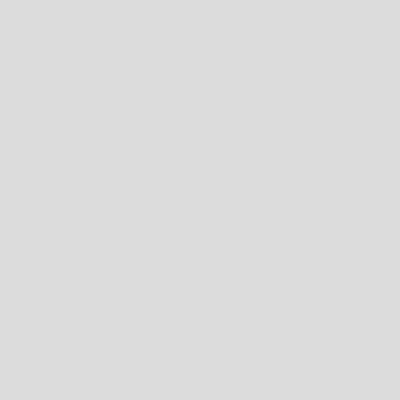
Frame 1 (no input)
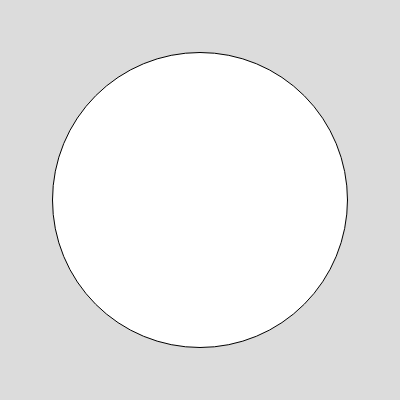
Frame 60 (no input)
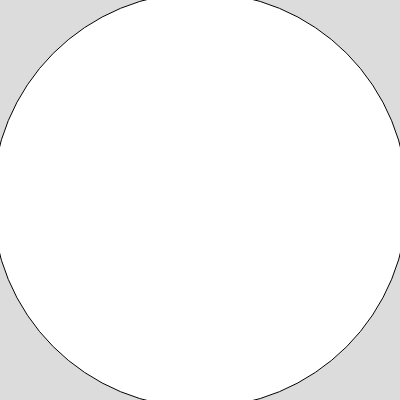
Frame 120 (the mouse pressed at the canvas centre since frame 60)

The p5.js sketch that drew these frames (run headless with seeded random() and noise() and a simulated clock; from frame 60 on, the mouse is pressed at the canvas centre):

// p5.js sketch
// ── sketch.js
var t = 0
var m = 1
function setup() {
  createCanvas(400, 400);
}

function draw() {
  background(220);
  
  circle(200,200,t)
  
  t = t + m*5
  
  if (t > 500 && m == 1) {
    m = -1 
  } else if (t < 0){
    m = 1 
  }
}
// ── about_me.html
<!DOCTYPE html>
<html lang="en">
<head>
    <link rel="stylesheet" href="styles.css">
    <title>
        Hello! This page is under construction!
    </title>
</head>
    <body>
        <div>
            <ul>
                <a href="index.html">Home</a> </p>
                <a href="about_me.html">About me!</a> </p>
                <a href="physics.html">Physics</a></p>
                <a href="mathematics.html">Mathematics</a></p>
            </ul>
        </div>
        <p>This page will in the future contain some information about Arthur Pasqualotto. </br>
        For now you can know already some things:</p>
            <ul>
                <li>He has a bachelor's degree in Physics, from UFSM;</li>
                <li>He has a Master's degree in Physics, also from UFSM;</li>
                <li>He's currently working as a Python programmer.</li>
            </ul>
        <img src="https://arthurto.github.io/images/arthur.jpeg" alt="Arthur" width="320" height="290">
    </body>
</html>

// ── mathematics.html
<!DOCTYPE html>
<html lang="en">
<head>
    <link rel="stylesheet" href="styles.css">
    <title>
        Hello! This page is under construction!
    </title>
</head>
    <body>
        <div>
            <ul>
                <a href="index.html">Home</a> </p>
                <a href="about_me.html">About me!</a> </p>
                <a href="physics.html">Physics</a></p>
                <a href="mathematics.html">Mathematics</a></p>
            </ul>
        </div>
        <p>This page will in the future contain some information about Arthur Pasqualotto.</p>
    </body>
</html>

// ── physics.html
<!DOCTYPE html>
<html lang="en">
<head>
    <meta charset="utf-8">
    <link href="styles.css" rel="stylesheet">
    <title>
        Hello! This page is under construction!
    </title>
</head>
<body>
    <div class="sidebar">
        <ul>
            <a href="index.html">Home</a> </p>
            <a href="about_me.html">About me!</a> </p>
            <a href="physics.html">Physics</a></p>
            <a href="mathematics.html">Mathematics</a></p>
        </ul>
    </div>
    <div class="content">

    </div>
</body>
</html>


// ── sidebar.html
<!DOCTYPE html>
<html>
<head>
    <link rel="stylesheet" href="styles.css">
    <title>Your Page Title</title>
</head>
<body>
    <div class="sidebar">
        <ul>
            <li><a href="index.html" class="active">Home</a></li> <!-- Assuming this is the active page -->
            <li><a href="about_me.html">About Me</a></li>
            <li><a href="physics.html">Physics</a></li>
            <li><a href="mathematics.html">Mathematics</a></li>
            <!-- <li><a href="animation.html">Animation</a></li> -->
        </ul>
    </div>

    <!-- Rest of your page content goes here -->

</body>
</html>
// ── styles.css
/* General Body Styles */
body {
  background-color: #333; /* Dark grey background */
  color: white; /* White text for contrast */
  font-family: Arial, sans-serif; /* Simple, clean font */
}

/* Container */
.container {
  width: 80%;
  margin: 0 auto;
  background-color: #444; /* Slightly lighter grey for containers */
  padding: 20px;
  border-radius: 5px;
  box-shadow: 0 0 10px rgba(0, 0, 0, 0.5); /* Subtle shadow for depth */
}

.centered-content {
  display: flex;
  flex-direction: column; /* Stack children vertically */
  justify-content: center; /* Center vertically */
  align-items: center; /* Center horizontally */
  height: 30vh; /* Optional: You can set a height */
  text-align: center; /* Center text for inline or inline-block elements */
}

/* Header */
header {
  text-align: center;
  margin-bottom: 20px;
}

/* Sections */
section {
  margin-bottom: 20px;
}

/* Links */
a {
  color: #4CAF50; /* Bright color for links */
  text-decoration: none;
}

a:hover {
  text-decoration: underline;
}

/* Profile Picture */
.profile-pic {
  border-radius: 50%; /* Circular image */
  width: 150px; /* Adjust width as needed */
  margin-top: 20px; /* Space above the image */
  border: 3px solid #16c049; /* Solid white border, 3px thick */
}

/* Custom Styles for Mathematics Theme */
/* Add any specific styles that relate to the mathematics theme here */

/* styles.css */

/* Style for the sidebar container */
/* Style for the sidebar container */
.sidebar {
  width: 200px;  /* Set the width of the sidebar */
  display: flex; /* Establishes a flex container */
  flex-direction: column; /* Aligns children vertically */
  align-items: center; /* Centers flex items on the cross axis (horizontally) */
  justify-content: center; /* Centers flex items on the main axis (vertically) */
  background-color: #333; /* Background color of the sidebar */
  padding: 10px; /* Padding inside the sidebar */
  border-right: 1px solid #333; /* Right border for the sidebar */
}


/* Style for the list inside the sidebar */
.sidebar ul {
  list-style-type: none; /* Removes default list style */
  padding: 0; /* Removes default padding */
  margin: 0; /* Removes default margin */
}

/* Style for the list items inside the sidebar */
.sidebar ul li {
  padding: 8px; /* Padding for each list item */
  margin-bottom: 5px; /* Space between list items */
  background-color: #e8e8e8; /* Background color for list items */
  border-radius: 4px; /* Rounded corners for list items */
}

/* Style for the links inside the list items */
.sidebar ul li a {
  text-decoration: none; /* Removes underline from links */
  color: black; /* Color of the text in links */
  display: block; /* Makes the entire list item clickable */
}

/* Additional style for hovering over the list items */
.sidebar ul li:hover {
  background-color: #444; /* Background color on hover */
}

/* Additional style for the active page link */
.sidebar ul li a.active {
  color: #444; /* Color of the active link text */
  background-color: #4CAF50; /* Background color of the active link */
}
